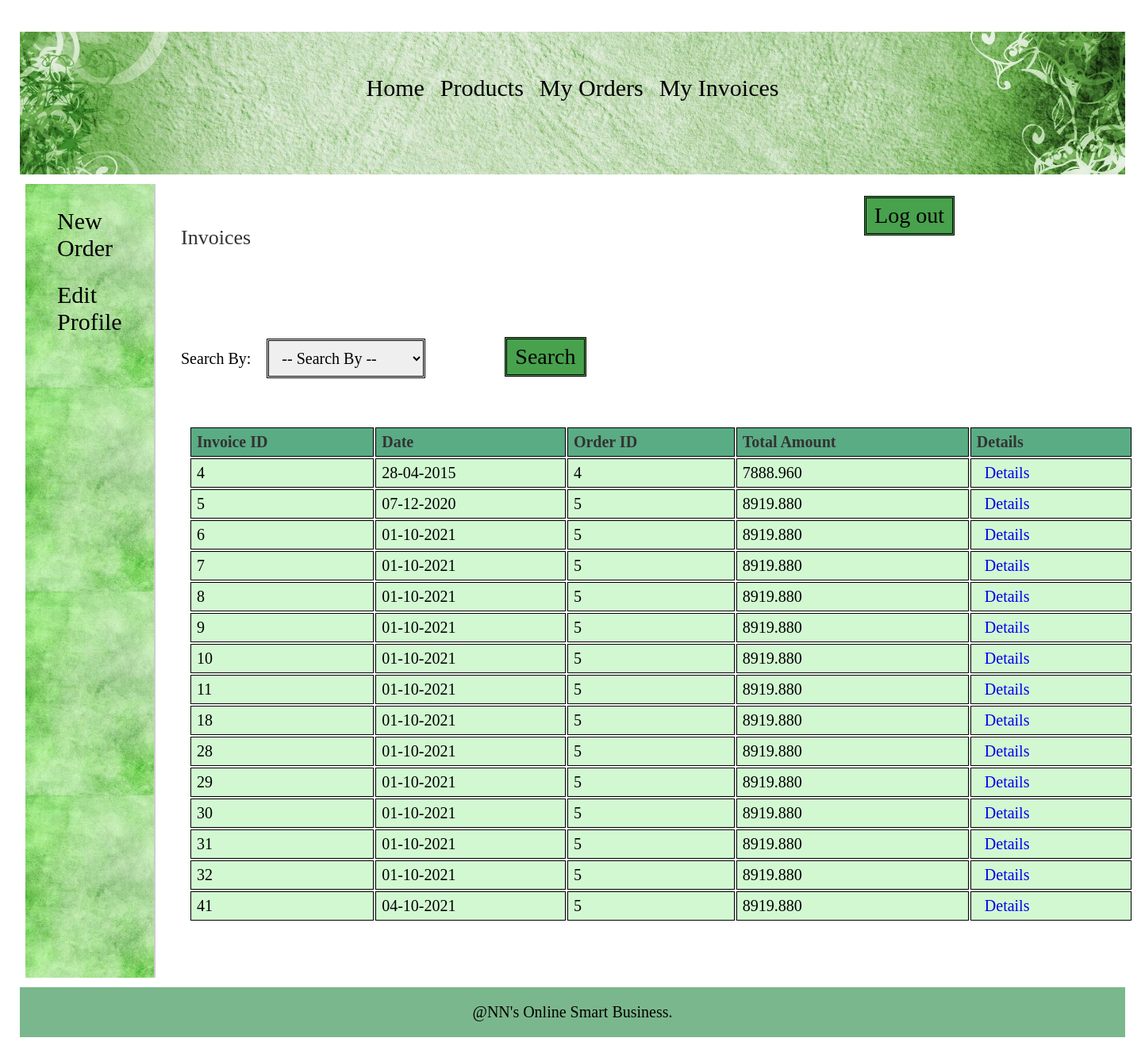
The page /retailer/view_my_invoices.php (signed in) on the database its author committed.
### tables this page shows
CREATE TABLE `invoice` (
  `invoice_id` int(11) NOT NULL,
  `order_id` int(11) NOT NULL,
  `retailer_id` int(11) NOT NULL,
  `dist_id` int(11) NOT NULL,
  `date` date NOT NULL,
  `total_amount` decimal(10,3) NOT NULL,
  `comments` text DEFAULT NULL
);

### retailer/view_my_invoices.php (the view, shortened to what this page needs)
<?php
	require("../includes/config.php");
include("translate.php");
		if(isset($_SESSION['retailer_login'])) {
			$error = "";
			$retailer_id = $_SESSION['retailer_id'];
			if($_SERVER['REQUEST_METHOD'] == "POST") {
				if(isset($_POST['cmbFilter'])) {
					if(!empty($_POST['txtInvoiceId'])) {
						$result = validate_number($_POST['txtInvoiceId']);
						if($result == 1) {
							$invoice_id = $_POST['txtInvoiceId'];
							$query_selectInvoice = "SELECT * FROM invoice,retailer,area WHERE invoice.retailer_id=retailer.retailer_id AND retailer.area_id=area.area_id AND invoice_id='$invoice_id' AND invoice.retailer_id='$retailer_id'";
							$result_selectInvoice = mysqli_query($con,$query_selectInvoice);
							$row_selectInvoice = mysqli_fetch_array($result_selectInvoice);
							if(empty($row_selectInvoice)){
							   $error = "* No invoice was found with this ID";
							}
							else {
								mysqli_data_seek($result_selectInvoice,0);
							}
						}
						else {
							$error = "* Invalid ID";
						}
					}
					else if(!empty($_POST['txtOrderId'])) {
						$result = validate_number($_POST['txtOrderId']);
						if($result == 1) {
							$order_id = $_POST['txtOrderId'];
							$query_selectInvoice = "SELECT * FROM invoice,retailer,area WHERE invoice.retailer_id=retailer.retailer_id AND retailer.area_id=area.area_id AND order_id='$order_id' AND invoice.retailer_id='$retailer_id'";
							$result_selectInvoice = mysqli_query($con,$query_selectInvoice);
							$row_selectInvoice = mysqli_fetch_array($result_selectInvoice);
							if(empty($row_selectInvoice)){
							   $error = "* No invoice was found with this ID";
							}
							else {
								mysqli_data_seek($result_selectInvoice,0);
							}
						}
						else {
							$error = "* Invalid ID";
						}
					}
					else if(!empty($_POST['txtDate'])) {
						$date = $_POST['txtDate'];
						$query_selectInvoice = "SELECT * FROM invoice,retailer,area WHERE invoice.retailer_id=retailer.retailer_id AND retailer.area_id=area.area_id AND invoice.date='$date' AND invoice.retailer_id='$retailer_id'";
						$result_selectInvoice = mysqli_query($con,$query_selectInvoice);
						$row_selectInvoice = mysqli_fetch_array($result_selectInvoice);
						if(empty($row_selectInvoice)){
						   $error = "* No invoice was found with the selected Date";
						}
						else {
							mysqli_data_seek($result_selectInvoice,0);
						}
					}
					else {
						$error = "* Please enter the data to search for.";
					}
				}
				else {
					$error = "Please choose an option to search for.";
				}
			}
			else {
				$query_selectInvoice = "SELECT * FROM invoice,retailer,area WHERE invoice.retailer_id=retailer.retailer_id AND retailer.area_id=area.area_id AND invoice.retailer_id='$retailer_id'";
				$result_selectInvoice = mysqli_query($con,$query_selectInvoice);
			}
		}
		else {
			header('Location:../index.php');
		}
?>
<!DOCTYPE html>
<html>
<head>
	<link rel="stylesheet" href="../includes/main_style_ret.css" >
	<link rel="stylesheet" href="css/smoothness/jquery-ui.css">
</head>
<body>
	<?php
		include("../includes/nav_retailer.inc.php");
		include("../includes/aside_retailer.inc.php");
	?>
	<section>
		<h1>Invoices</h1>
		<form action="" method="POST" class="form">
		Search By:
		<div class="input-box">
		<select name="cmbFilter" id="cmbFilter">
		<option value="" disabled selected>-- Search By --</option>
		</select>
		</div>
		<div class="input-box"> <input type="text" name="txtInvoiceId" id="txtInvoiceId" style="display:none;" /> </div>
		<div class="input-box"> <input type="text" name="txtOrderId" id="txtOrderId" style="display:none;" /> </div>
		<div class="input-box"> <input type="text" id="datepicker" name="txtDate" style="display:none;"/> </div>
		<input type="submit" class="submit_button" value="Search" /> <span class="error_message"> <?php echo $error; ?> </span>
		</form>
		<form action="" method="POST" class="form">
		<table class="table_displayData" style="margin-top:20px;">
			<tr>
				<th> Invoice ID </th>
				<th> Date </th>
				<th> Order ID </th>
				<th> Total Amount </th>
				<th> Details </th>
			</tr>
			<?php while($row_selectInvoice = mysqli_fetch_array($result_selectInvoice)) { ?>
			<tr>
				<td> <?php echo $row_selectInvoice['invoice_id']; ?> </td>
				<td> <?php echo date("d-m-Y",strtotime($row_selectInvoice['date'])); ?> </td>
				<td> <?php echo $row_selectInvoice['order_id']; ?> </td>
				<td> <?php echo $row_selectInvoice['total_amount']; ?> </td>
				<td> <a href="view_invoice_items.php?id=<?php echo $row_selectInvoice['invoice_id']; ?>">Details</a> </td>
			</tr>
			<?php } ?>
		</table>
		</form>
	</section>
	<?php
		include("../includes/footer.inc.php");
	?>
</body>
</html>

### includes/main_style_ret.css (style rules this page uses)
* { font-family: Georgia, serif; margin:5px; padding:5px; }
a { text-decoration:none; }
.input-box { display:inline-block; margin:10px 5px; }
.input-box select { padding:10px 12px; width:200px; margin:solid black; border:double; font-size:20px; }
.submit_button { font-size:28px; margin-top:90px; margin-right:20px; padding:6px 10px; background-color: #48A14D; border:double; color:black; }
.error_message { margin-left:5px; color:red; }
section { width:1000px; padding:10px; padding-bottom:40px; }
section h1 { margin-bottom:10px; font-weight:normal; color:#333; font-size: 26px; }
table { border-collapse: separate; width:125%; }
.table_displayData td, .table_displayData th { border:1.5px solid black; padding: 6px 7px; text-align: left; background-color:#d2f8d2 ; }
.table_displayData th { background-color: #5AAC84; color:#333; }

### includes/nav_retailer.inc.php (style rules this page uses)
body { font-family: Arial, Helvetica, sans-serif; }
* { box-sizing: border-box; }

### rows shown on the page
invoice: invoice_id "4", date "28-04-2015", order "4", total_amount "7888.960"
invoice: invoice_id "5", date "07-12-2020", order "5", total_amount "8919.880"
invoice: invoice_id "6", date "01-10-2021", order "5", total_amount "8919.880"
invoice: invoice_id "7", date "01-10-2021", order "5", total_amount "8919.880"
invoice: invoice_id "8", date "01-10-2021", order "5", total_amount "8919.880"
invoice: invoice_id "9", date "01-10-2021", order "5", total_amount "8919.880"
invoice: invoice_id "10", date "01-10-2021", order "5", total_amount "8919.880"
invoice: invoice_id "11", date "01-10-2021", order "5", total_amount "8919.880"
invoice: invoice_id "18", date "01-10-2021", order "5", total_amount "8919.880"
invoice: invoice_id "28", date "01-10-2021", order "5", total_amount "8919.880"
invoice: invoice_id "29", date "01-10-2021", order "5", total_amount "8919.880"
invoice: invoice_id "30", date "01-10-2021", order "5", total_amount "8919.880"
invoice: invoice_id "31", date "01-10-2021", order "5", total_amount "8919.880"
invoice: invoice_id "32", date "01-10-2021", order "5", total_amount "8919.880"
invoice: invoice_id "41", date "04-10-2021", order "5", total_amount "8919.880"
